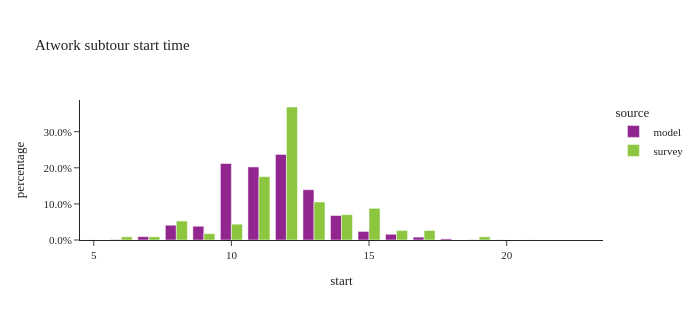

This figure's notebook cell:
### Markdown cell above
## atwork subtours start time

### Code cell
util.plot_share_barchart(atwork_subtour, 'tour_weight', 'start', height=320,title="Atwork subtour start time")

### Figure 1 — Plotly figure (JSON) as saved in the notebook; plotly's stock layout.template omitted (floating-point values rounded to 4 significant figures)
{"data": [{"alignmentgroup": "True", "customdata": [[78], [367], [3813], [16735], [15610], [86650], [82760], [96972], [56982], [27750], [9711], [6486], [3265], [1284], [211], [130], [74], [34], [10]], "hovertemplate": "source=model<br>start=%{x}<br>percentage=%{y}<br>sample_size=%{customdata[0]}<extra></extra>", "legendgroup": "model", "marker": {"color": "#91268F", "pattern": {"shape": ""}}, "name": "model", "offsetgroup": "model", "orientation": "v", "showlegend": true, "textposition": "auto", "type": "bar", "x": [5.0, 6.0, 7.0, 8.0, 9.0, 10.0, 11.0, 12.0, 13.0, 14.0, 15.0, 16.0, 17.0, 18.0, 19.0, 20.0, 21.0, 22.0, 23.0], "xaxis": "x", "y": [0.0001907, 0.0008975, 0.009325, 0.04092, 0.03817, 0.2119, 0.2024, 0.2371, 0.1393, 0.06786, 0.02375, 0.01586, 0.007984, 0.00314, 0.000516, 0.0003179, 0.000181, 8.315e-05, 2.445e-05], "yaxis": "y"}, {"alignmentgroup": "True", "customdata": [[1], [1], [6], [2], [5], [20], [42], [12], [8], [10], [3], [3], [1]], "hovertemplate": "source=survey<br>start=%{x}<br>percentage=%{y}<br>sample_size=%{customdata[0]}<extra></extra>", "legendgroup": "survey", "marker": {"color": "#8CC63E", "pattern": {"shape": ""}}, "name": "survey", "offsetgroup": "survey", "orientation": "v", "showlegend": true, "textposition": "auto", "type": "bar", "x": [6.0, 7.0, 8.0, 9.0, 10.0, 11.0, 12.0, 13.0, 14.0, 15.0, 16.0, 17.0, 19.0], "xaxis": "x", "y": [0.008772, 0.008772, 0.05263, 0.01754, 0.04386, 0.1754, 0.3684, 0.1053, 0.07018, 0.08772, 0.02632, 0.02632, 0.008772], "yaxis": "y"}], "layout": {"barmode": "group", "height": 320, "legend": {"title": {"text": "source"}, "tracegroupgap": 0}, "title": {"text": "Atwork subtour start time"}, "width": 700, "xaxis": {"anchor": "y", "domain": [0.0, 1.0], "title": {"text": "start"}}, "yaxis": {"anchor": "x", "domain": [0.0, 1.0], "tickformat": ".1%", "title": {"text": "percentage"}}}}
